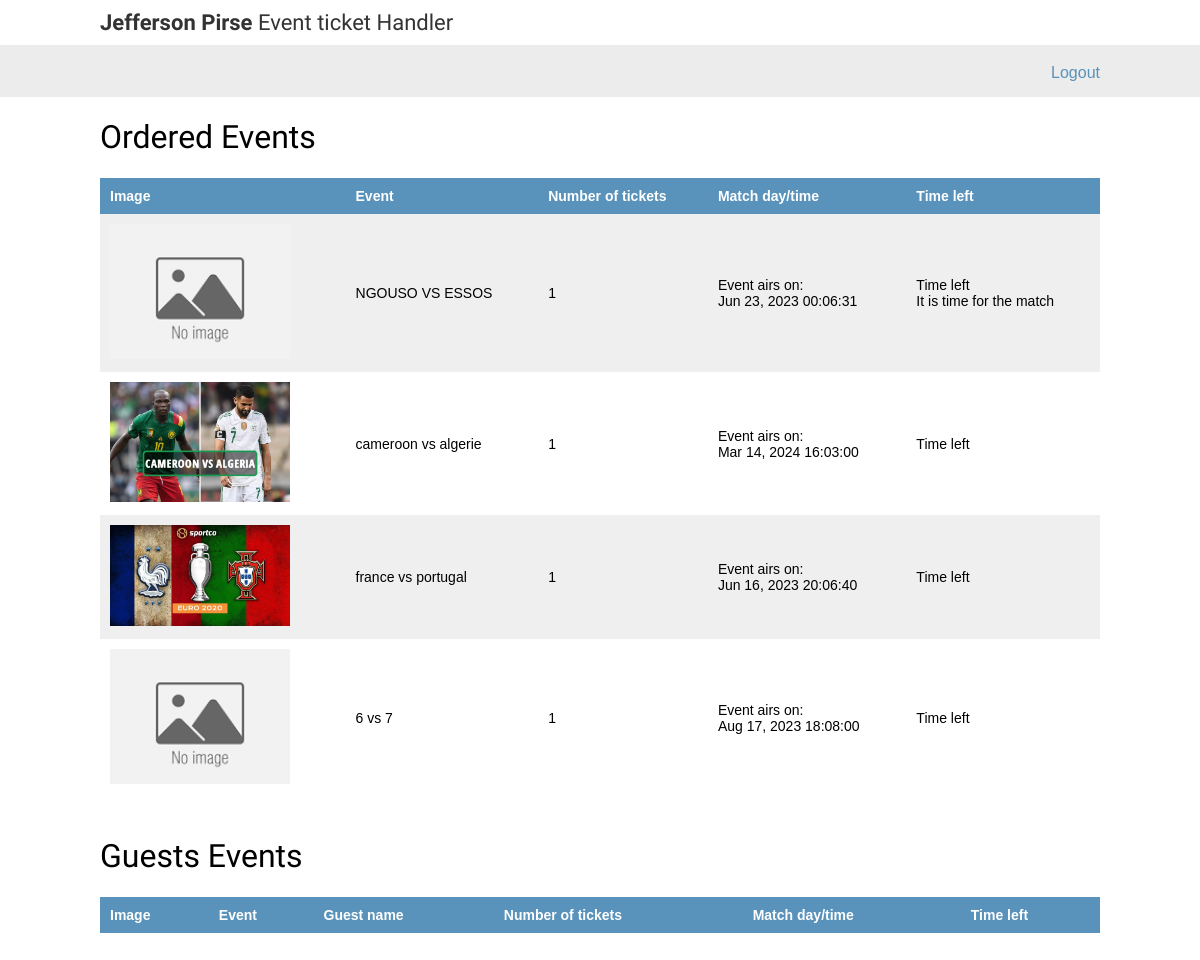
/orders (signed in), run on the app's committed database.
### src/models.py (models this page shows, shortened)
class Order(models.Model):
    user = models.ForeignKey(User, verbose_name="User", on_delete=models.CASCADE)
    event = models.ForeignKey(Event, verbose_name="Event", on_delete=models.CASCADE)
    ordered_event_date_time = models.DateTimeField(auto_now_add=False)
    quantity = models.PositiveIntegerField(verbose_name="Quantity")
    ordered_date = models.DateTimeField(auto_now_add=True, verbose_name="Ordered Date")
    user_code = models.CharField(max_length=20)
    ticket_checked = models.BooleanField(default=False)
    date_passed = models.BooleanField(default=False)

class Event(models.Model):
    title = models.CharField(max_length=150, verbose_name="Event Title")
    slug = models.SlugField(max_length=160, verbose_name="Event Slug")
    description = models.TextField(blank=True, null=True, verbose_name="Detail Description")
    event_image = models.ImageField(upload_to='events', default="no_image.png", blank=True, null=True, verbose_name="Product Image")
    ticket_price = models.DecimalField(max_digits=8, decimal_places=2)
    available_tickets = models.IntegerField(default=1)
    category = models.ForeignKey(Category, verbose_name="Event Categoy", on_delete=models.CASCADE)
    stadium = models.ForeignKey(Stadium, verbose_name="Event Stadium", on_delete=models.CASCADE)
    is_active = models.BooleanField(verbose_name="Is Active?", default=True)
    event_date_time = models.DateTimeField(auto_now=False, null=True)
    created_at = models.DateTimeField(auto_now_add=True, verbose_name="Created Date")
    updated_at = models.DateTimeField(auto_now=True, verbose_name="Updated Date")
    class Meta:
        verbose_name_plural = 'Events'
        ordering = ('-created_at', )

### src/views.py (the view)
# urls.py: path("orders", views.user_orders, name="orders"),
@login_required(login_url="sign_in")
def user_orders(request):
    orders = Order.objects.filter(user=request.user, date_passed=False, ticket_checked=False)
    order_len = len(orders)
    cart = Cart.objects.filter(user=request.user)
    in_cart = len(cart)
    guest = Guest.objects.filter(user=request.user)
    guest_orders = GuestOrder.objects.filter(user=request.user, date_passed=False, ticket_checked=False)
    context = {
        "orders":orders,
        "order_len":order_len,
        "cart":cart,
        "in_cart":in_cart,
        "guest":guest,
        "guest_orders":guest_orders,
    }
    return render(request, "order.html", context)

### templates/order.html (shortened to what this page needs)
{% extends "base.html" %}
{% load static %}
{% block content %}
<h1>Ordered Events</h1>
<table class="cart">
    <thead>
        <tr>
            <th>Image</th>
            <th>Event</th>
            <th>Number of tickets</th>
            <th>Match day/time</th>
            <th>Time left</th>
        </tr>
    </thead>
    <tbody>
        {% for order in orders %}
        <tr>
            <td>
                <a href="#">
                    <img src="{{ order.event.event_image.url }}" alt="">
                </a>
            </td>
            <td>{{ order.event.title }}</td>
            <td>{{ order.quantity }}</td>
            <td >Event airs on:
                <div id="event-box" class="event-box">{{ order.event.event_date_time|date:"M d, Y H:m:s" }}</div>
            </td>
            <td >Time left
                <div id="countdown-box" class="countdown-box"></div>
            </td>
            {% empty %}
            <td>No order</td>
        </tr>
        {% endfor %}
    </tbody>
</table>
<h1>Guests Events</h1>
<table class="cart">
    <thead>
        <tr>
            <th>Image</th>
            <th>Event</th>
            <th>Guest name</th>
            <th>Number of tickets</th>
            <th>Match day/time</th>
            <th>Time left</th>
        </tr>
    </thead>
</table>
{% endblock %}

### templates/base.html (shortened to what this page needs)
{% load static %}
<!DOCTYPE html>
<html lang="en">
<head>
    <link rel="stylesheet" href="{% static 'css/b.css' %}">
</head>
<body>
    <div id="header">
        {% if request.user.is_staff %}
        <a href="{% url 'dashboard' %}" class="logo"><b>{{ request.user.username|title }}</b> - Admin Dashboard</a>
        {% else %}
        <a href="/" class="logo"><b>{{ request.user.username|title }}</b> Event ticket Handler</a>
        {% endif %}
    </div>
    <div id="subheader">
        <div class="cart">
         <a href="{% url 'logout' %}">Logout</a>
        </div>
    </div>
    <div id="content">
    {% block content %}
    {% endblock %}
    </div>
</body>
</html>

### static/css/b.css (style rules this page uses)
body { margin:0; padding:0; font-family:helvetica, sans-serif; }
h1, h2, h3, h4, h5 , h6 { font-family: 'Ubuntu', sans-serif; font-weight:normal; }
a { text-decoration:none; color:#5993bb; }
table { width:100%; border-spacing:0; border-collapse: collapse; }
table th, table td { text-align:left; font-size:14px; padding:10px; margin:0; }
tbody tr:nth-child(odd) { background:#efefef; }
thead th, tbody tr.total { background:#5993bb; color:#fff; font-weight:bold; }
table.cart { margin-bottom:40px; }
table.cart img { width:180px; }
#header { padding:10px 100px; font-size:18px; overflow:auto; }
#subheader { background:#ececec; color:#444; padding:15px 100px; overflow:auto; }
#header .logo { font-family: 'Ubuntu', sans-serif; float:left; color:#333; font-size:22px; margin-right:10%; }
#subheader .cart { float:right; padding-top:4px; }
#content { padding:0 100px; overflow:hidden; }

### data on the page
Order: event.event_image (placeholder picture), event "NGOUSO VS ESSOS", quantity "1", event.event_date_time "Jun 23, 2023 00:06:31"
Order: event.event_image (picture), event "cameroon vs algerie", quantity "1", event.event_date_time "Mar 14, 2024 16:03:00"
Order: event.event_image (picture), event "france vs portugal", quantity "1", event.event_date_time "Jun 16, 2023 20:06:40"
Order: event.event_image (placeholder picture), event "6 vs 7", quantity "1", event.event_date_time "Aug 17, 2023 18:08:00"

### other printed values
{{ request.user.username|title }} "Jefferson Pirse"
